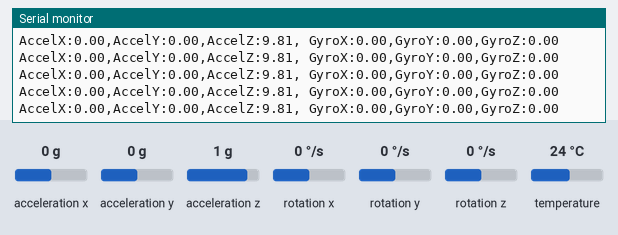
The sketch below on a simulated Arduino Leonardo, built with avr-gcc and run on an emulated ATmega32U4. Parts: the last lines printed to the serial monitor. The inputs (shaded band) are chosen by the test bench; at power-on: acceleration x 0 g, acceleration y 0 g, acceleration z 1 g, rotation x 0 °/s, rotation y 0 °/s, rotation z 0 °/s, temperature 24 °C.

Above: at 1.3 s.
1.4 s: acceleration x set to -0.8 g
At 2.5 s:
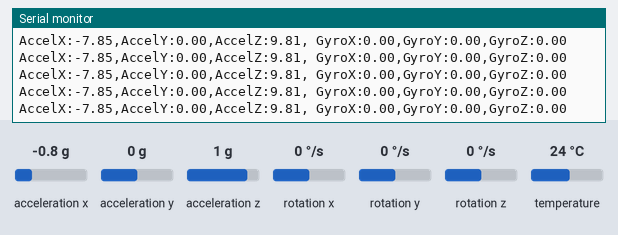
4.4 s: acceleration y set to 1.4 g
At 5.4 s:
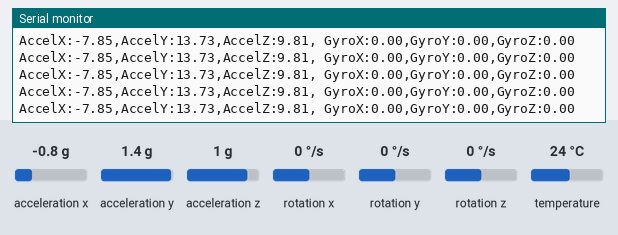
7.4 s: acceleration z set to -1.4 g
At 8.3 s:
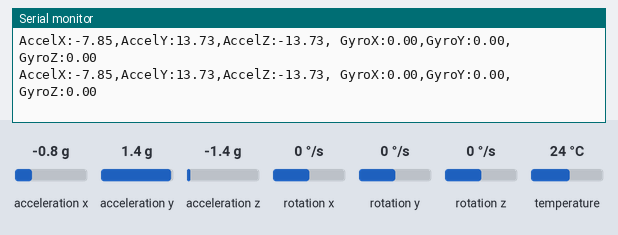
8.9 s: acceleration x set to -1.4 g
At 9.7 s:
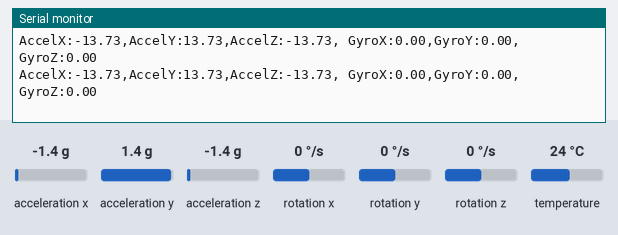
11.9 s: rotation x set to -192 °/s
At 12.9 s:
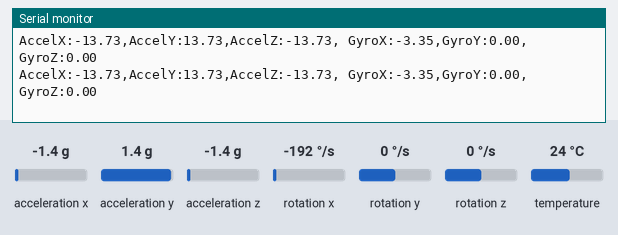
14.9 s: acceleration z set to 0 g
At 16.0 s:
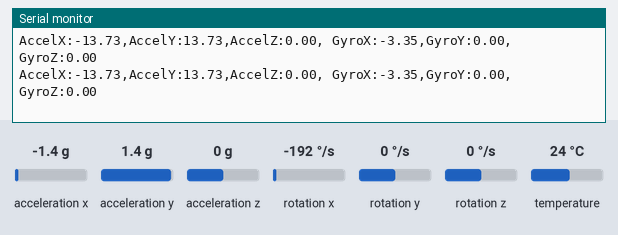
Timing chart, 0 to 17.9 s (numbered marks = the images above; inputs shaded):
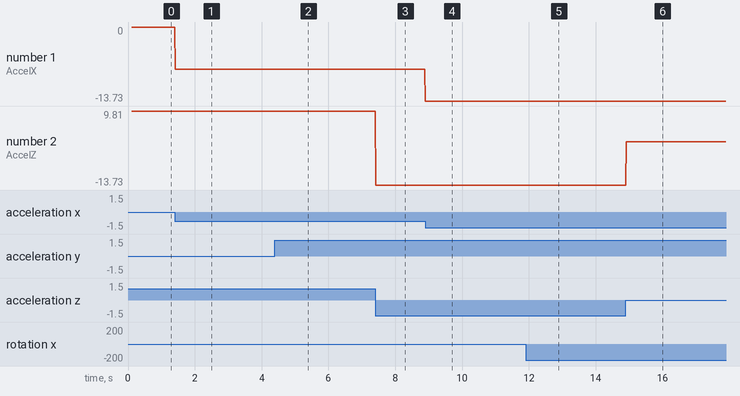

Measured:
- after the input at 1.4 s, the serial monitor: prints a new line at once (image 1)
- after the input at 4.4 s, the serial monitor: prints a new line at once (image 2)
- after the input at 7.4 s, the serial monitor: prints a new line at once (image 3)
- after the input at 8.9 s, the serial monitor: prints a new line at once (image 4)
- after the input at 11.9 s, the serial monitor: prints a new line at once (image 5)
- after the input at 14.9 s, the serial monitor: prints a new line at once (image 6)
- plotted number 1: 0 → -7.85 after the input at 1.4 s
- plotted number 2: 9.81 → -13.73 after the input at 7.4 s

The sketch:

MPU6050_DataPlotter_Pico.ino
```cpp
// Basic demo for accelerometer readings from Adafruit MPU6050

#include <Adafruit_MPU6050.h>
#include <Adafruit_Sensor.h>
#include <Wire.h>

Adafruit_MPU6050 mpu;
#define I2C_SDA_PIN 0
#define I2C_SCL_PIN 1

void setup(void) {
  Serial.begin(115200);
  Wire.setSDA(I2C_SDA_PIN);
  Wire.setSCL(I2C_SCL_PIN);
  while (!Serial) {
    delay(10); // will pause Zero, Leonardo, etc until serial console opens
  }

  // Try to initialize!
  if (!mpu.begin()) {
    Serial.println("Failed to find MPU6050 chip");
    while (1) {
      delay(10);
    }
  }

  mpu.setAccelerometerRange(MPU6050_RANGE_16_G);
  mpu.setGyroRange(MPU6050_RANGE_250_DEG);
  mpu.setFilterBandwidth(MPU6050_BAND_21_HZ);
  Serial.println("");
  delay(100);
}

void loop() {

  /* Get new sensor events with the readings */
  sensors_event_t a, g, temp;
  mpu.getEvent(&a, &g, &temp);

  /* Print out the values */
  Serial.print("AccelX:");
  Serial.print(a.acceleration.x);
  Serial.print(",");
  Serial.print("AccelY:");
  Serial.print(a.acceleration.y);
  Serial.print(",");
  Serial.print("AccelZ:");
  Serial.print(a.acceleration.z);
  Serial.print(", ");
  Serial.print("GyroX:");
  Serial.print(g.gyro.x);
  Serial.print(",");
  Serial.print("GyroY:");
  Serial.print(g.gyro.y);
  Serial.print(",");
  Serial.print("GyroZ:");
  Serial.print(g.gyro.z);
  Serial.println("");

  delay(10);
}
```
